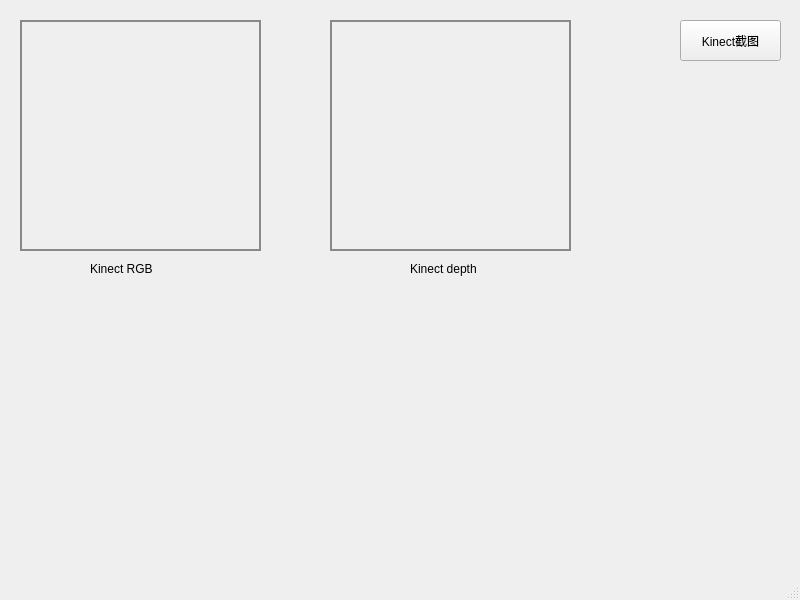
<?xml version="1.0" encoding="UTF-8"?>
<ui version="4.0">
 <class>MainWindow</class>
 <widget class="QMainWindow" name="MainWindow">
  <property name="geometry">
   <rect>
    <x>0</x>
    <y>0</y>
    <width>800</width>
    <height>600</height>
   </rect>
  </property>
  <property name="windowTitle">
   <string>MainWindow</string>
  </property>
  <widget class="QWidget" name="centralwidget">
   <widget class="QPushButton" name="btnKinectScreen">
    <property name="geometry">
     <rect>
      <x>680</x>
      <y>20</y>
      <width>101</width>
      <height>41</height>
     </rect>
    </property>
    <property name="text">
     <string>Kinect截图</string>
    </property>
   </widget>
   <widget class="QLabel" name="rgbImageLabel">
    <property name="geometry">
     <rect>
      <x>20</x>
      <y>20</y>
      <width>241</width>
      <height>231</height>
     </rect>
    </property>
    <property name="styleSheet">
     <string notr="true">border:2px solid  rgb(136, 138, 133);</string>
    </property>
    <property name="text">
     <string/>
    </property>
    <property name="scaledContents">
     <bool>true</bool>
    </property>
   </widget>
   <widget class="QLabel" name="label">
    <property name="geometry">
     <rect>
      <x>90</x>
      <y>260</y>
      <width>81</width>
      <height>17</height>
     </rect>
    </property>
    <property name="text">
     <string>Kinect RGB</string>
    </property>
   </widget>
   <widget class="QLabel" name="depthImageLabel">
    <property name="geometry">
     <rect>
      <x>330</x>
      <y>20</y>
      <width>241</width>
      <height>231</height>
     </rect>
    </property>
    <property name="styleSheet">
     <string notr="true">border:2px solid rgb(136, 138, 133);</string>
    </property>
    <property name="text">
     <string/>
    </property>
    <property name="scaledContents">
     <bool>true</bool>
    </property>
   </widget>
   <widget class="QLabel" name="label_2">
    <property name="geometry">
     <rect>
      <x>410</x>
      <y>260</y>
      <width>101</width>
      <height>17</height>
     </rect>
    </property>
    <property name="text">
     <string>Kinect depth</string>
    </property>
   </widget>
  </widget>
  <widget class="QStatusBar" name="statusbar"/>
 </widget>
 <resources/>
 <connections/>
</ui>
